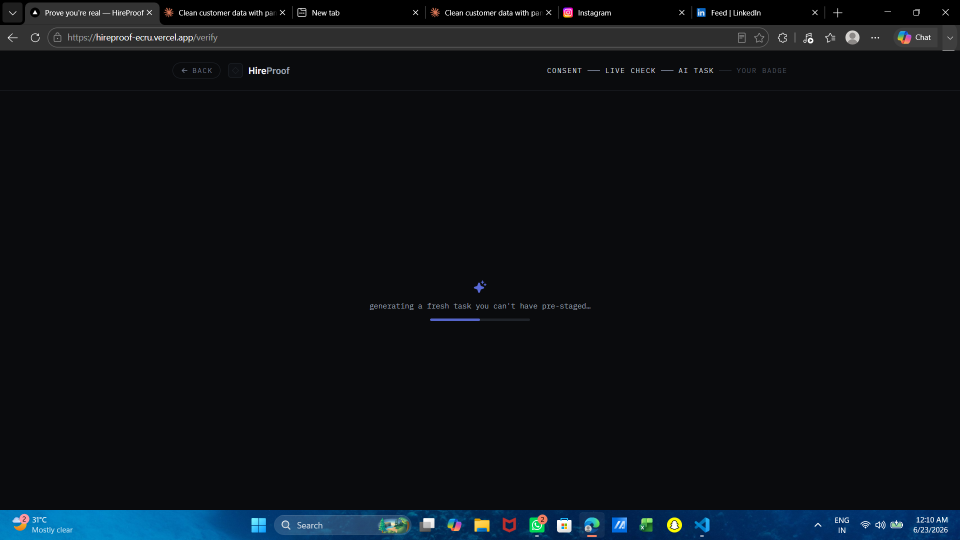
#> input picture docs/submission/screenshots/02-task-gen.png, 1920 x 1080 px (shown at 1/2 size)
$ python crop.py
#> lines starting #> are read from the running program, lines starting #| are printed output that depends on the picture
"""Crop the Edge browser chrome (top) + Windows taskbar (bottom) off the three
full-screen *windowed* captures. The other figures are already either full-screen
app captures (04, 05) or tight crops (01, 07-11), so they are left untouched.

All three windowed shots share the same geometry at 1920x1080 (dark-mode Edge):
top chrome (tab strip + address bar) ends at y=101; the Windows taskbar is the
bottom 48px. Crop box keeps rows 101..1031 — the full app, no chrome, no taskbar.

  python crop.py            # back up originals -> _orig/, crop in place
"""
import os
from PIL import Image

CROP = {
    "02-task-gen.png":    (0, 101, 1920, 1019),
    "03-secured-gate.png": (0, 101, 1920, 1019),
    "06-ledger.png":      (0, 101, 1920, 1019),
}

here = os.path.dirname(os.path.abspath(__file__))
shots = os.path.join(here, "screenshots")
orig = os.path.join(shots, "_orig")
os.makedirs(orig, exist_ok=True)

for name, box in CROP.items():
    p = os.path.join(shots, name)
    im = Image.open(p)
#> im is the input picture: PIL image 1920x1080 RGBA; mean R, G, B, A 13.3, 17.5, 21.8, 255
    backup = os.path.join(orig, name)
    if not os.path.exists(backup):
        im.save(backup)               # keep the untouched original
    src = Image.open(backup)          # always crop from the pristine original
    out = src.crop(box)
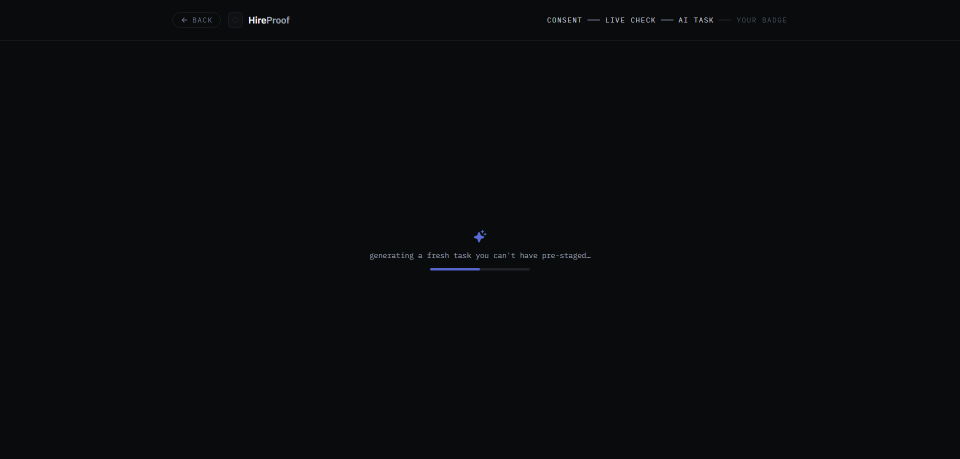
#> out: PIL image 1920x918 RGBA (shown at 1/2 size); mean R, G, B, A 10.3, 11.3, 13.4, 255
    out.save(p)
    print(f"{name:22s} {src.size[0]}x{src.size[1]} -> {out.size[0]}x{out.size[1]}")
#| 02-task-gen.png        1920x1080 -> 1920x918
#> pass 2 of the loop `for name, box in CROP.items():`:
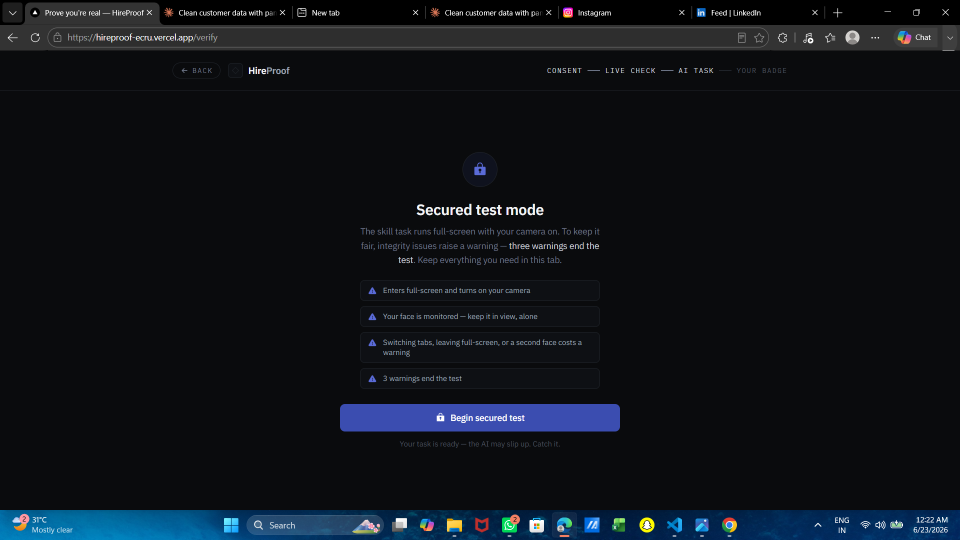
#> input picture docs/submission/screenshots/03-secured-gate.png, 1920 x 1080 px (shown at 1/2 size)
#> im is the input picture: PIL image 1920x1080 RGBA; mean R, G, B, A 15.1, 19.1, 24.6, 255
#> `out = src.crop(box)`:
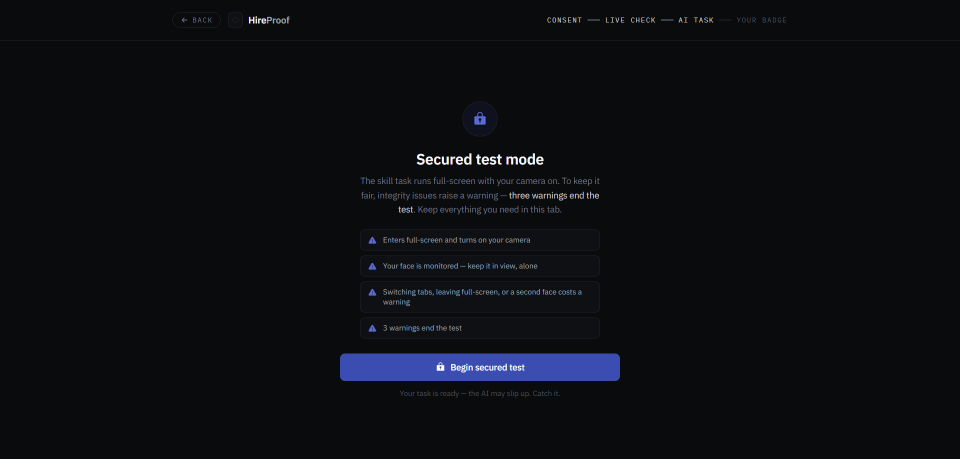
#> out: PIL image 1920x918 RGBA (shown at 1/2 size); mean R, G, B, A 12.3, 13.7, 17.6, 255
#| 03-secured-gate.png    1920x1080 -> 1920x918
#> pass 3 of the loop `for name, box in CROP.items():`:
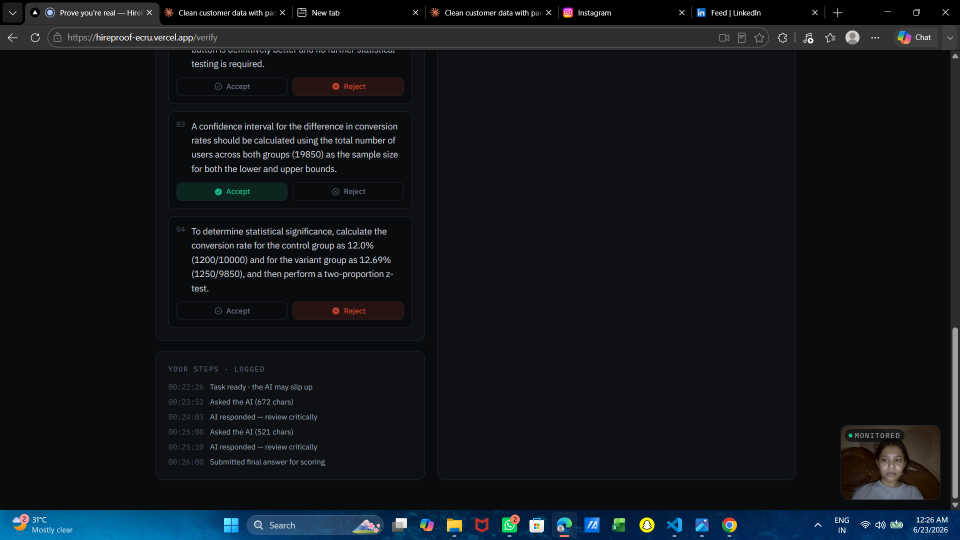
#> input picture docs/submission/screenshots/06-ledger.png, 1920 x 1080 px (shown at 1/2 size)
#> im is the input picture: PIL image 1920x1080 RGBA; mean R, G, B, A 17.8, 21.7, 26.2, 255
#> `out = src.crop(box)`:
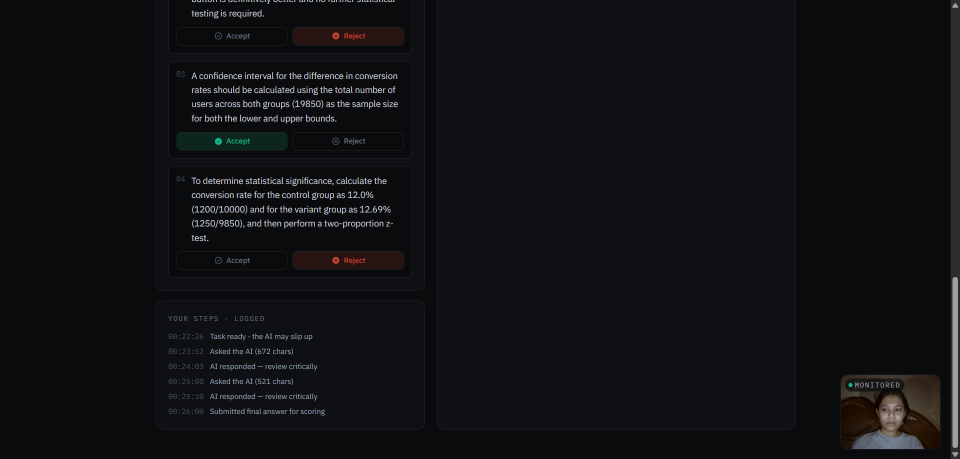
#> out: PIL image 1920x918 RGBA (shown at 1/2 size); mean R, G, B, A 15.6, 16.8, 19.6, 255
#| 06-ledger.png          1920x1080 -> 1920x918
print("done")
